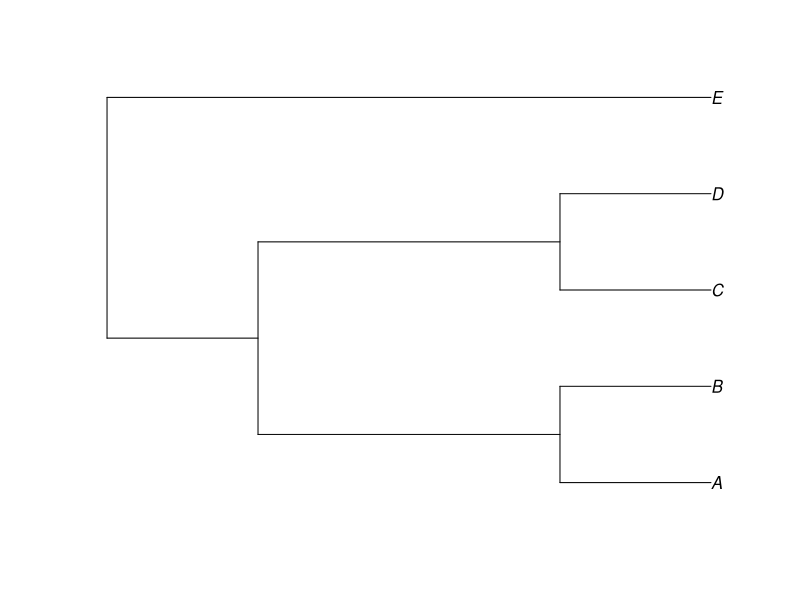
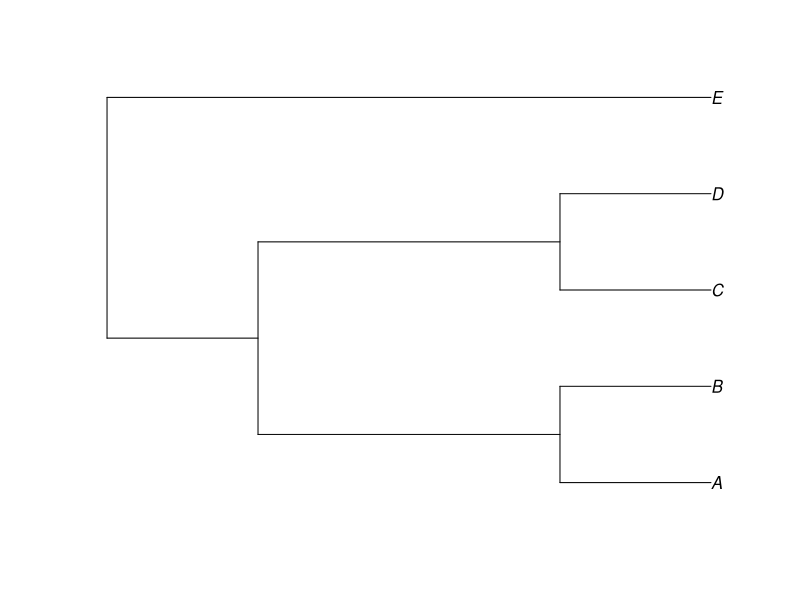
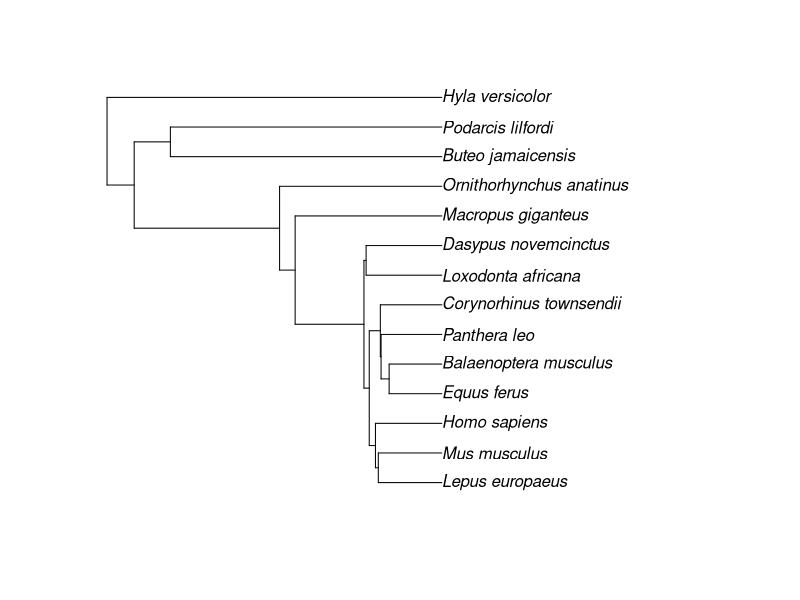

Reproduce these figures in R, in order.
## ---- chunk 1
knitr::opts_chunk$set(echo = TRUE)

library(ape)
## ---- chunk 2
x = 4
y = 3

z = x+y

z
## ---- chunk 3

var1 = 19
var2 = 23

check_sum = NULL


## ---- chunk 4

example_newick = "(((A,B),(C,D)),E);"

example_phylo = read.tree( text=example_newick )

plot( example_phylo )

## ---- chunk 5

newick = "(((A,B),(C,D)),E);"

check_phylo_extended = read.tree( text=newick )

plot( check_phylo_extended )

## ---- chunk 6
    # add code to create newick text of tree,
    # be sure the tip labels are spelled exactly as above

    # edit the following line to store the phylo representation of the tree in check_phylo_new
    # don't change this variable name, because it starts with check_ you know it is what will be 
    # evaluated when grading the exercise
    check_phylo_new = NULL

    # add code to plot the tree
## ---- chunk 7
  tree_tetrapod_text="((((((((Lepus_europaeus:70.20096322090001,Mus_musculus:70.2009638712):3.154317,Homo_sapiens:73.3552735285):6.856746,(((Equus_ferus:58.229796309799994,Balaenoptera_musculus:58.22982398432999):8.913111,Panthera_leo:67.14292611620002):0.811577,Corynorhinus_townsendii:67.95450331960001):12.257514):5.856834,(Loxodonta_africana:83.676113197,Dasypus_novemcinctus:83.67612211229999):2.392725):76.041131,Macropus_giganteus:162.10993597769):17.193944,Ornithorhynchus_anatinus:179.30390079):160.6961,(Buteo_jamaicensis:300,Podarcis_lilfordi:300):40):30,Hyla_versicolor:370);"
  tree_tetrapod = read.tree( text=tree_tetrapod_text )
  plot( tree_tetrapod )
## ---- chunk 8

# Be sure to put quotes around text strings, for example:

x = "dog"

# Which species is sister to Balaenoptera_musculus?
check_sister_balaenoptera = NULL


# Which species is sister to all other species in the tree?
check_sister_all = NULL

